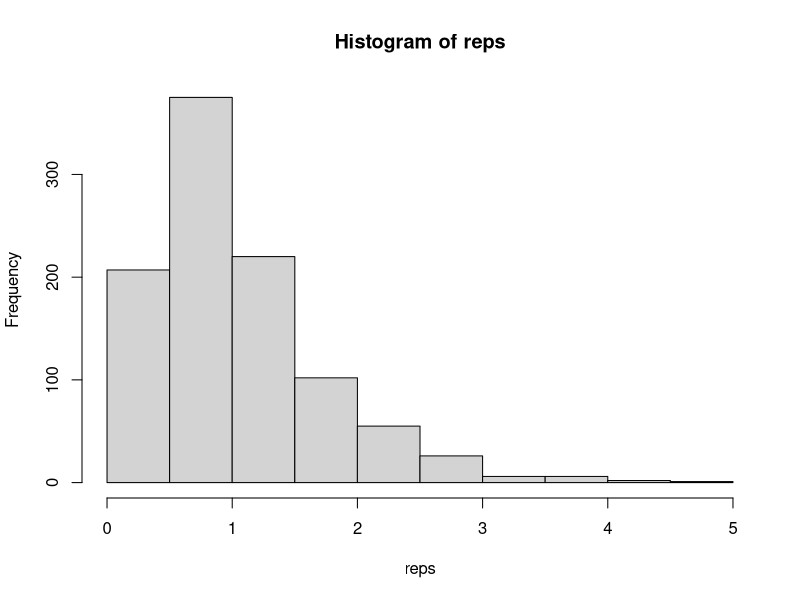
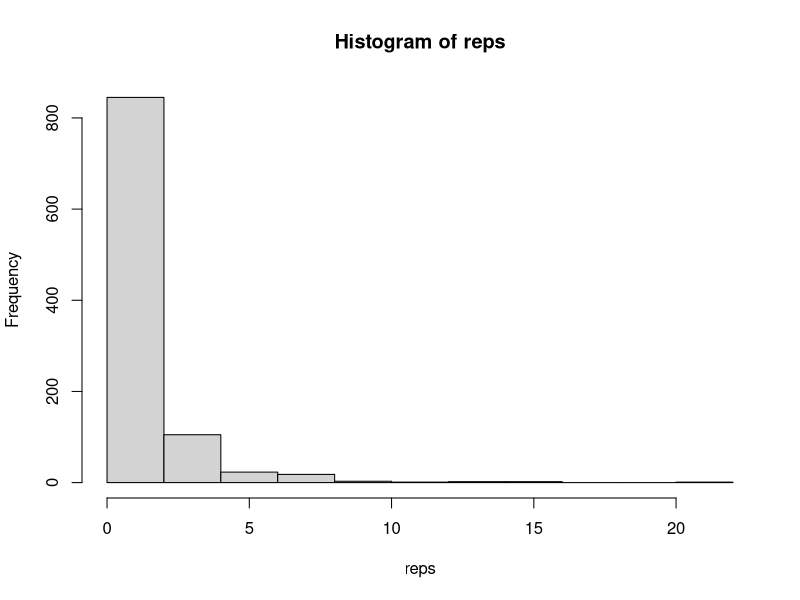

Recreate these plots in R, in order.
data = chickwts
## permutation test for hypothesis "all 6 feeds have the same mean weight"
# calculate number of permutations for exact test
feed = table(data$feed)
n = sum(feed)
N = factorial(n)/prod(factorial(feed))
# alternative
N_alt = 1
for(i in 1:length(feed)) {
  N_alt = N_alt*choose(n - sum(feed[1:i-1]), feed[i])
}
cbind(N, N_alt)

# perform F-test for same mean weight
fit = aov(weight ~ feed, data)
summary(fit)
F_val = summary.lm(fit)$fstatistic[1]

# perform permutation test
n_reps = 1000
reps = numeric(n_reps)
for(i in 1:n_reps) {
  data$perm_weight = sample(data$weight)
  perm_fit = aov(perm_weight ~ feed, data)
  reps[i] = summary.lm(perm_fit)$fstatistic[1]
}
hist(reps)
ASL = mean(reps >= F_val) # comparison: p-value from F test was approx. 6e-10

## perform similar test for two groups
data = data[data$feed == 'casein' | data$feed == 'meatmeal', ]
fit = aov(weight ~ feed, data)
summary(fit)
F_val = summary.lm(fit)$fstatistic[1]

# perform permutation test
n_reps = 1000
reps = numeric(n_reps)
for(i in 1:n_reps) {
  data$perm_weight = sample(data$weight)
  perm_fit = aov(perm_weight ~ feed, data)
  reps[i] = summary.lm(perm_fit)$fstatistic[1]
}
hist(reps)
ASL = mean(reps >= F_val) # comparison: p-value from F test was approx 0.098







